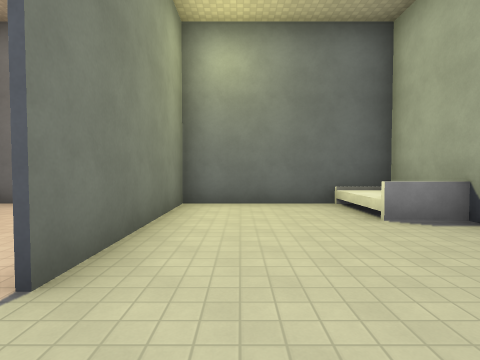
[1] (above)

19 first-person views from a walk through a 3-D level made in the Godot game engine. The camera is 1.5 m above the floor, tilts 2° down and sees 80° across. The floor is counted in squares, 2 m on a side. Each view is taken from the middle of a square. On the plan, view 1 faces up. The plan holds only what a view shows up to about 10 squares ahead; the rest is blank. Flat picture figures and markers are not drawn. Surface patterns are stand-ins for the level's own textures.

[2]
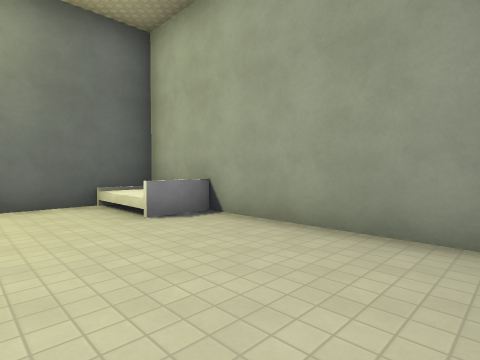

[3]
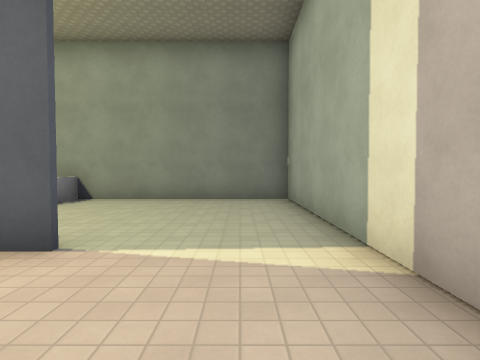

[4]
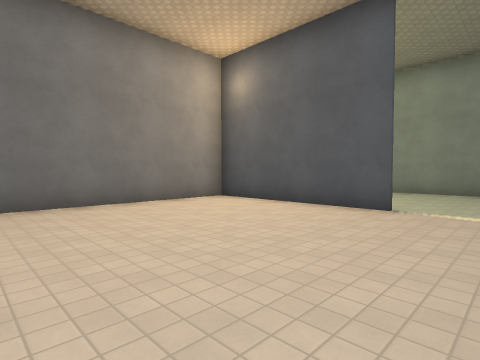

[5]
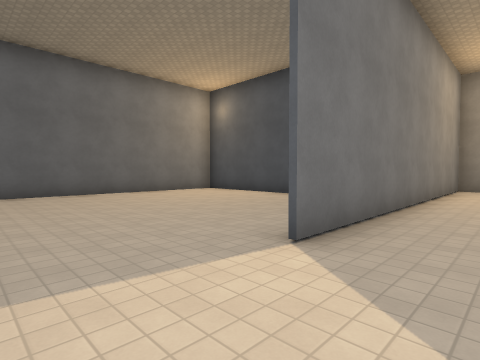

[6]
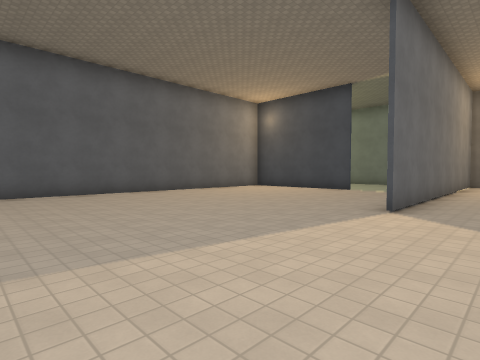

[7]
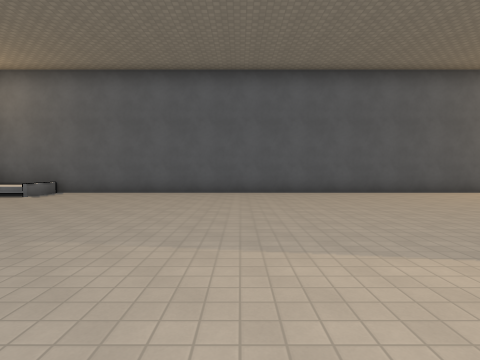

[8]
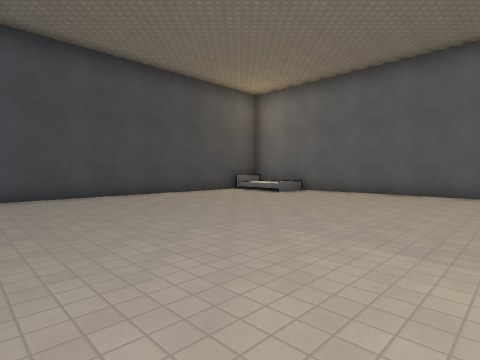

[9]
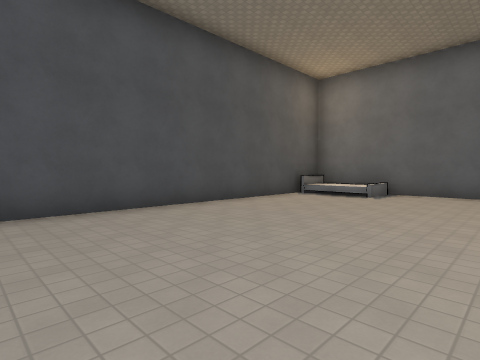

[10]
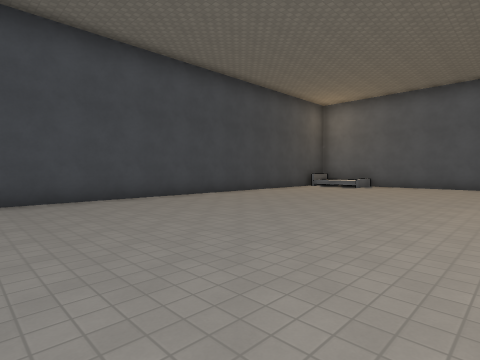

[11]
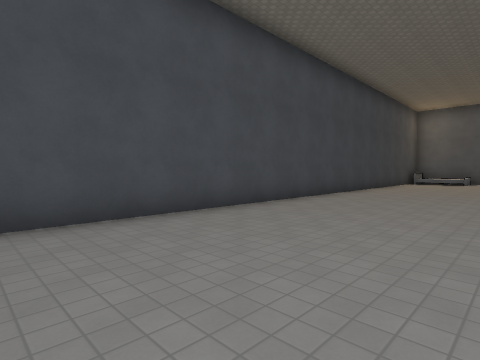

[12]
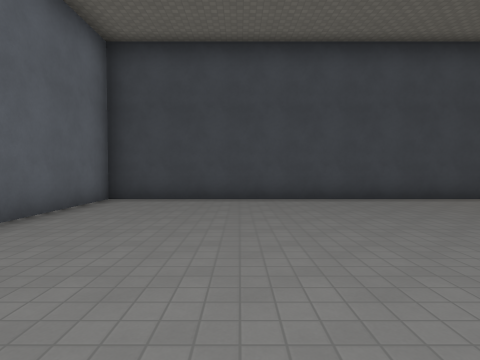

[13]
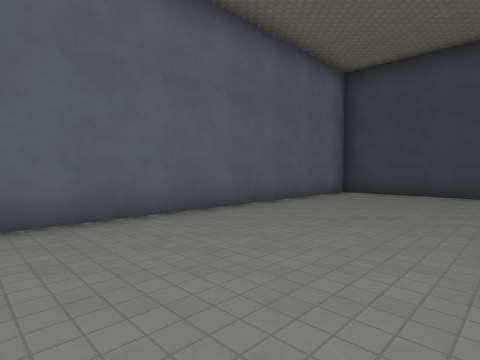

[14]
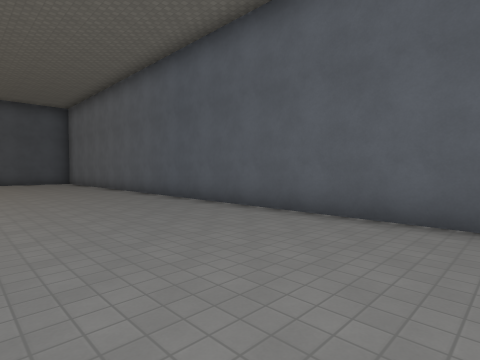

[15]
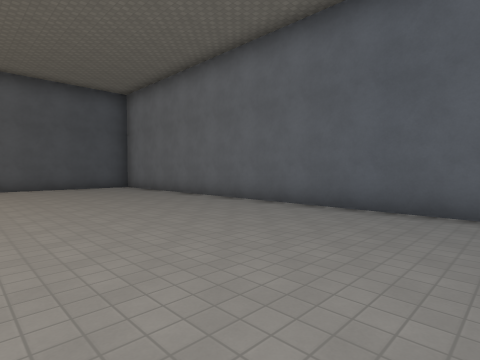

[16]
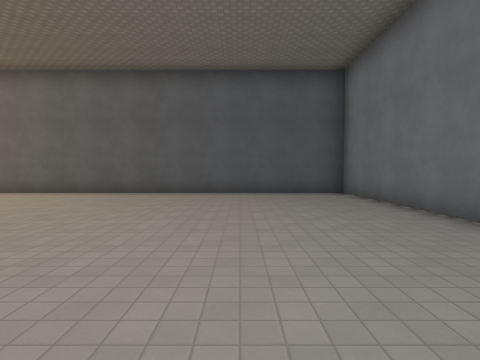

[17]
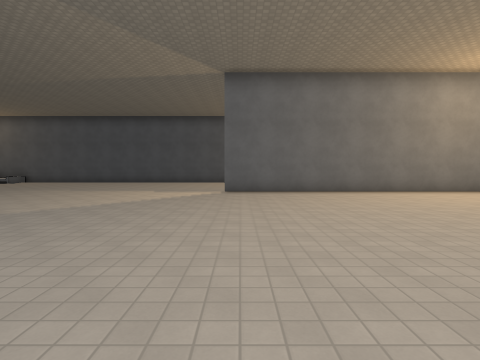

[18]
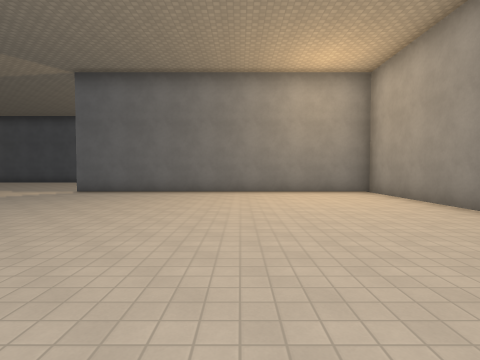

[19]
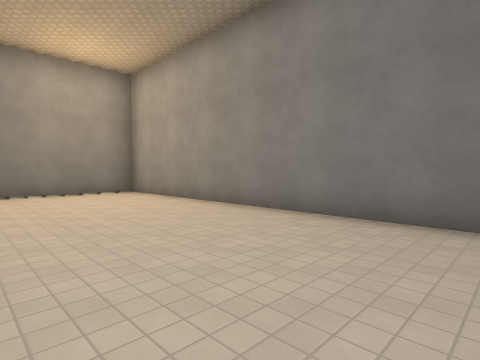

### Floor plan
Points are (right, up) in squares from view 1. A wall is a line through its corners. A room is listed if a view was taken in it or the views show most of it. See-through windows are left out.
Room 1 (views 1, 2)
walls: (-1.3, 6.4) (-1.3, 1.6); (3.4, 6.4) (-1.1, 6.4); (-0.4, -1.2) (3.5, -1.2); (3.4, -1) (3.4, 4.5)
ways out: opening at (-1, 0.5) to room 2
objects: bed (2, 5) to (3, 6)
Room 2 (views 3, 4, 5, 6, 7, 8, 9, 10, 11, 12, 13, 14, 15, 16, 17, 18, 19)
walls: (-2.6, -1.2) (-0.4, -1.2); (-1.4, 1.6) (-1.4, 6.4); (3.5, -1.3) (-6.6, -1.3); (-1.1, 6.4) (-20.8, 6.4); (-21.4, 4.5) (-21.4, -18.4) (3.4, -18.4) (3.4, -1)
ways out: opening at (-1, 0.5) to room 1
objects: bed (-21, 5) to (-19, 6)

Positions as (right, up) in squares from view 1, and headings:
1: (0, 0), facing up
2: (0, 0), facing up-right
3: (-4, 0), facing right
4: (-7, 0), facing up-right
5: (-9, -3), facing up-right
6: (-12, -3), facing up-right
7: (-13, -3), facing up
8: (-13, -3), facing up-left
9: (-16, -3), facing up-left
10: (-14, -7), facing up-left
11: (-17, -12), facing up-left
12: (-14, -15), facing left
13: (-12, -14), facing down-left
14: (-14, -14), facing down-right
15: (-9, -13), facing down-right
16: (-6, -15), facing right
17: (-6, -11), facing up
18: (-1, -11), facing up
19: (-1, -11), facing up-right
